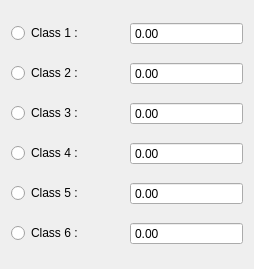
<?xml version="1.0" encoding="UTF-8"?>
<ui version="4.0">
 <class>sIgERangeSettingWidget</class>
 <widget class="QWidget" name="sIgERangeSettingWidget">
  <property name="geometry">
   <rect>
    <x>0</x>
    <y>0</y>
    <width>254</width>
    <height>269</height>
   </rect>
  </property>
  <property name="windowTitle">
   <string>Form</string>
  </property>
  <layout class="QGridLayout" name="gridLayout">
   <item row="0" column="0">
    <widget class="QRadioButton" name="radioClass1">
     <property name="text">
      <string>Class 1 : </string>
     </property>
    </widget>
   </item>
   <item row="0" column="1">
    <widget class="QDoubleSpinBox" name="spinsIgEConditionValue1">
     <property name="buttonSymbols">
      <enum>QAbstractSpinBox::NoButtons</enum>
     </property>
     <property name="singleStep">
      <double>0.010000000000000</double>
     </property>
    </widget>
   </item>
   <item row="1" column="0">
    <widget class="QRadioButton" name="radioClass2">
     <property name="text">
      <string>Class 2 : </string>
     </property>
    </widget>
   </item>
   <item row="1" column="1">
    <widget class="QDoubleSpinBox" name="spinsIgEConditionValue2">
     <property name="buttonSymbols">
      <enum>QAbstractSpinBox::NoButtons</enum>
     </property>
     <property name="singleStep">
      <double>0.010000000000000</double>
     </property>
    </widget>
   </item>
   <item row="2" column="0">
    <widget class="QRadioButton" name="radioClass3">
     <property name="text">
      <string>Class 3 : </string>
     </property>
    </widget>
   </item>
   <item row="2" column="1">
    <widget class="QDoubleSpinBox" name="spinsIgEConditionValue3">
     <property name="buttonSymbols">
      <enum>QAbstractSpinBox::NoButtons</enum>
     </property>
     <property name="singleStep">
      <double>0.010000000000000</double>
     </property>
    </widget>
   </item>
   <item row="3" column="0">
    <widget class="QRadioButton" name="radioClass4">
     <property name="text">
      <string>Class 4 : </string>
     </property>
    </widget>
   </item>
   <item row="3" column="1">
    <widget class="QDoubleSpinBox" name="spinsIgEConditionValue4">
     <property name="buttonSymbols">
      <enum>QAbstractSpinBox::NoButtons</enum>
     </property>
     <property name="singleStep">
      <double>0.010000000000000</double>
     </property>
    </widget>
   </item>
   <item row="4" column="0">
    <widget class="QRadioButton" name="radioClass5">
     <property name="text">
      <string>Class 5 : </string>
     </property>
    </widget>
   </item>
   <item row="4" column="1">
    <widget class="QDoubleSpinBox" name="spinsIgEConditionValue5">
     <property name="buttonSymbols">
      <enum>QAbstractSpinBox::NoButtons</enum>
     </property>
     <property name="singleStep">
      <double>0.010000000000000</double>
     </property>
    </widget>
   </item>
   <item row="5" column="0">
    <widget class="QRadioButton" name="radioClass6">
     <property name="text">
      <string>Class 6 : </string>
     </property>
    </widget>
   </item>
   <item row="5" column="1">
    <widget class="QDoubleSpinBox" name="spinsIgEConditionValue6">
     <property name="buttonSymbols">
      <enum>QAbstractSpinBox::NoButtons</enum>
     </property>
     <property name="singleStep">
      <double>0.010000000000000</double>
     </property>
    </widget>
   </item>
  </layout>
 </widget>
 <resources/>
 <connections/>
</ui>
